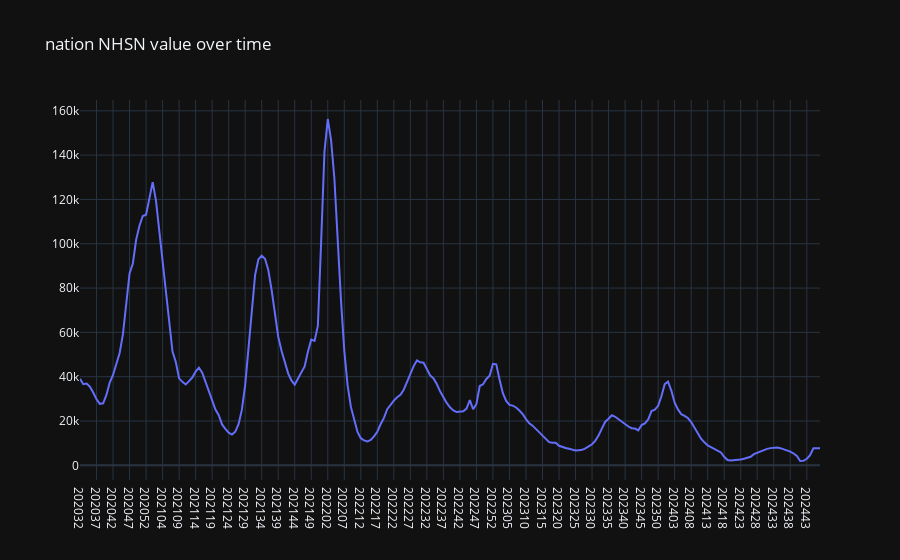

Here is the notebook cell this chart was saved with:
### Code cell
pathogen_mapping = {"flu": "influenza", "covid": "covid"}
pathogen = "covid"
prelim_flag = False
geo = "nation"
val_cutoff = 100
percent_cutoff = 30


nhsn_df = get_nhsn_df(geo, pathogen).sort_values(by="time_value")
hhs_df = get_hhs_df(geo, pathogen_mapping[pathogen]).sort_values(by="time_value")

plot_timeplot(nhsn_df, pathogen, prelim_flag, geo, y_col="val", download=False)

### Figure 1 — Plotly figure (JSON) as saved in the notebook; plotly's stock layout.template omitted (floating-point values rounded to 4 significant figures; data arrays with more than 128 entries replaced by an {"elided": "..."} marker saying what was removed)
{"data": [{"mode": "lines", "name": "Time Series", "x": {"elided": "225 str values"}, "y": {"elided": "225 float values"}, "type": "scatter"}], "layout": {"title": {"text": "nation NHSN value over time"}}}
